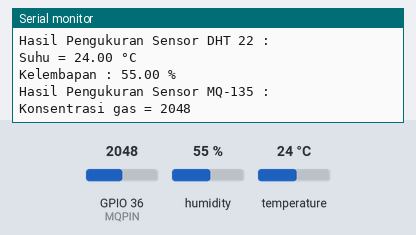
The sketch below on a simulated ESP32. On the bench: the last lines printed to the serial monitor. The inputs (shaded band) are chosen by the test bench; at power-on: GPIO 36 (MQPIN) = 2048, humidity 55 %, temperature 24 °C. WiFi joins after 1.5 s; servers stay silent unless stated.

Above: at 3.0 s.
3.1 s: GPIO 36 (MQPIN) set to 1037
At 4.8 s:
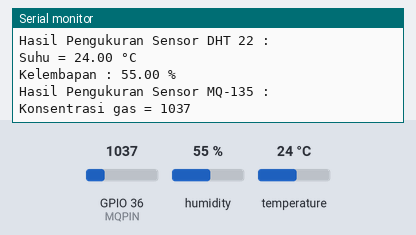
9.3 s: GPIO 36 (MQPIN) set to 947
At 10.2 s:
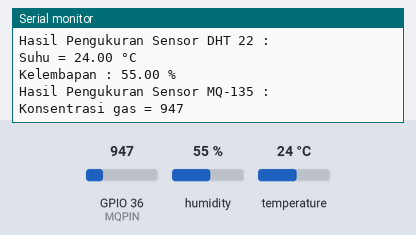
Timing chart, 0 to 12.3 s (numbered marks = the images above; inputs shaded):
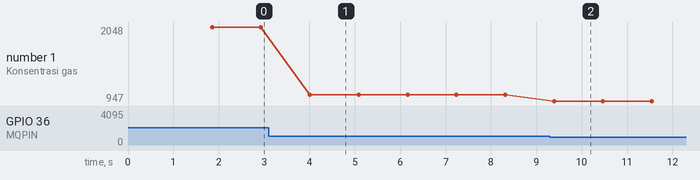

The sketch:

Program_AQM.ino
```cpp
//------------------------------------------------------------------------------------------------------------------
// Untuk Blynk
#define BLYNK_TEMPLATE_ID "TMPL6Na7NKuwz"
#define BLYNK_TEMPLATE_NAME "Air Quality Monitoring"
#define BLYNK_AUTH_TOKEN "vjcwEZKOruI6e-FupiGQ2wm_6nuhlqoO"

#define BLYNK_PRINT Serial

#include <WiFi.h>
#include <WiFiClient.h>
#include <BlynkSimpleEsp32.h>

char ssid[] = "XxX";
char pass[] = "12345678";

//------------------------------------------------------------------------------------------------------------------
// Untuk sensor DHT 22
#include <DHT.h>

#define DHTPIN 2
#define DHTTYPE DHT22

DHT dht(DHTPIN, DHTTYPE);

//------------------------------------------------------------------------------------------------------------------
// Untuk sensor MQ-135
#define MQPIN A0

//------------------------------------------------------------------------------------------------------------------
// Untuk sensor PM 2.5

//------------------------------------------------------------------------------------------------------------------
// Untuk variabel
float suhu, kelembapan;
int gas;

void setup() {
  // put your setup code here, to run once:
  Serial.begin(9600); // Untuk memulai serial monitor
  dht.begin(); // Untuk memulai sensor DHT 22
  pinMode(MQPIN, INPUT); // Untuk mendeklarasikan sensor MQ-135 sebagai input
  Blynk.begin(BLYNK_AUTH_TOKEN, ssid, pass); // Untuk memulai Blynk
}

void sensor_dht(){
  suhu = dht.readTemperature();
  kelembapan = dht.readHumidity();
  Serial.println("Hasil Pengukuran Sensor DHT 22 : ");
  Serial.print("Suhu = ");
  Serial.print(suhu);
  Serial.println(" °C");
  Serial.print("Kelembapan : ");
  Serial.print(kelembapan);
  Serial.println(" %");
}

void sensor_mq(){
  gas = analogRead(MQPIN);
  Serial.println("Hasil Pengukuran Sensor MQ-135 : ");
  Serial.print("Konsentrasi gas = ");
  Serial.println(gas);
}

void blynk(){
  Blynk.run();
  Blynk.virtualWrite(V0, suhu);
  Blynk.virtualWrite(V1, kelembapan);
  Blynk.virtualWrite(V2, gas);
}

void loop() {
  // put your main code here, to run repeatedly:
  sensor_dht();
  sensor_mq();
  blynk();
  delay(1000);
}
```

Measured:
- after the input at 3.1 s, the serial monitor: prints a new line after 0.91 s (image 1)
- after the input at 9.3 s, the serial monitor: prints a new line after 0.09 s (image 2)
- plotted number 1: 2048 → 1037 after the input at 3.1 s, 1037 → 947 after the input at 9.3 s
